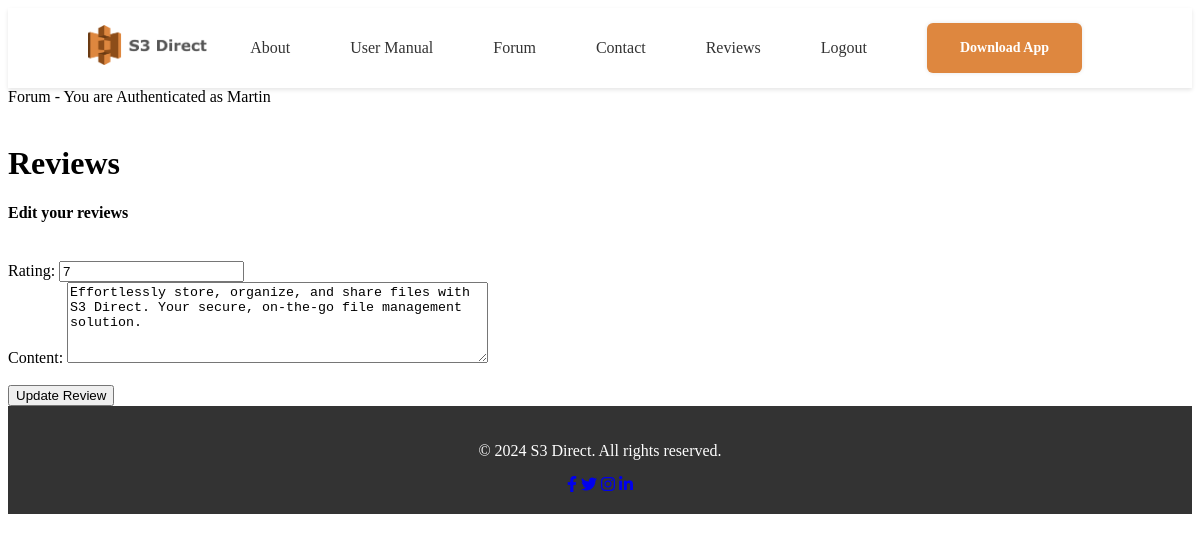
Screenshot of /reviews/update/ (signed in) with the database file from the repository.
### Authenticate/models.py (models this page shows)
class Account(models.Model):
    dateCreated = models.DateTimeField(auto_now_add = True)
    dateModified = models.DateTimeField(auto_now = True)
    primaryKey = models.UUIDField(default=uuid.uuid4, editable=False, unique=True)
    Username = models.OneToOneField(User, on_delete=models.CASCADE)
    isActive = models.BooleanField(default=False)
    email = models.CharField(max_length=100, default="")
    firstName = models.CharField(max_length=100, default="")
    lastName = models.CharField(max_length=100, default="")

### Core/models.py (models this page shows)
class Reviews(models.Model):
    dateCreated = models.DateTimeField(auto_now_add = True)
    dateModified = models.DateTimeField(auto_now = True)
    primaryKey = models.UUIDField(default=uuid.uuid4, editable=False, unique=True)
    Profile = models.ForeignKey(Account, on_delete=models.CASCADE)
    Content = models.CharField(max_length=1000, default="")
    Rating = models.IntegerField(default=0)

### Core/views/ReviewsC.py (the view)
# urls.py: path("reviews/update/", ReviewsC.reviewsUpdate, name = "ReviewsUpdatePage"),
def reviewsUpdate(request):
    if request.user.is_authenticated:
        _Account = Account.objects.get(Username = request.user)
        if request.method == 'POST':
            Content = request.POST.get('Content')
            Rating = int(request.POST.get('Rating'))
            UserReviews = Reviews.objects.filter(Profile = _Account).first()
            if UserReviews:
                UserReviews.Content = Content
                UserReviews.Rating = Rating
                UserReviews.save()
            else:
                UserReviews = Reviews.objects.create(Profile = _Account, Content = Content, Rating = Rating)
                UserReviews.save()
            return HttpResponseRedirect(reverse('Public:ReviewsPage'))
        else:
            _Reviews = Reviews.objects.filter(Profile = _Account).first()
            context = {
                "isAuthenticated": True,
                "Account": _Account,
                "Reviews": _Reviews
            }
            return render(request, 'Public/Reviews/ReviewsUpdate.html', context)
    else:
        return HttpResponseRedirect(reverse('Public:ReviewsPage'))

### Core/templates/Public/Reviews/ReviewsUpdate.html (shortened to what this page needs)
{% extends 'Core.html' %}
{% block content %}
  Forum -
  {% if isAuthenticated %}
  You are Authenticated as {{ Account.Username }}
  {% else %}
  Not Authenticated
  {% endif %}
  <br/><br/>
  <h1>Reviews</h1>
  {% if Reviews %}
  <h4> Edit your reviews </h4>
  {% else %}
  <h4> Create your first review </h4>
  {% endif %}
  <br/>
  <form action="{% url 'Public:ReviewsUpdatePage' %}" method="post" enctype="multipart/form-data">
    <label for="title">Rating:</label>
    {% if Reviews %}
    <input type="text" id="Rating" name="Rating" required value="{{ Reviews.Rating }}">
    {% else %}
    <input type="text" id="Rating" name="Rating" required>
    {% endif %}
    <br>
    <label for="content">Content:</label>
    {% if Reviews %}
    <textarea id="content" name="Content" rows="5" cols="50" required>{{ Reviews.Content }}</textarea>
    {% else %}
    <textarea id="content" name="Content" rows="5" cols="50" required></textarea>
    {% endif %}
    <br><br/>
    {% if Reviews %}
    <input type="submit" value="Update Review">
    {% else %}
    <input type="submit" value="Create Review">
    {% endif %}
  </form>
{% endblock %}

### rows the page displays
Account: Username "Martin"
Reviews: Rating "7", Content "Effortlessly store, organize, and share files with S3 Direct. Your secure, on-the-go file management solution."
